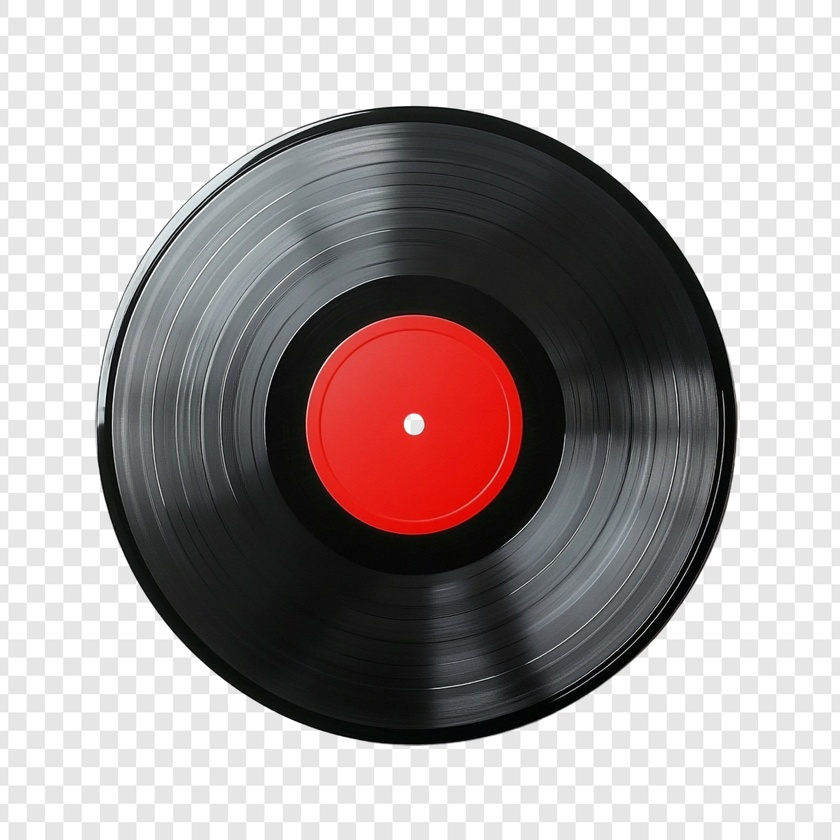
#> input picture e278ed6d-4722-4e6d-bd30-7815c5b10c15.jpg, 840 x 840 px, shrunk from 2500 x 2500 before the run
$ python mask.py e278ed6d-4722-4e6d-bd30-7815c5b10c15.jpg e278ed6d-4722-4e6d-bd30-7815c5b10c15.jpg
#> lines starting #> are read from the running program, lines starting #| are printed output that depends on the picture; after the words box and inside, x2 and y2 are one past the last pixel; in counts of white or black regions, pixels touching at a corner belong together
import sys
from PIL import Image, ImageDraw

def mask_circle(input_path, output_path):
#> called with input_path = 'e278ed6d-4722-4e6d-bd30-7815c5b10c15.jpg', output_path = 'e278ed6d-4722-4e6d-bd30-7815c5b10c15.jpg'
    img = Image.open(input_path).convert("RGBA")

    # Make sure it's square
    size = min(img.size)
#> size = 840

    # Crop to center
    left = (img.size[0] - size) / 2
#> left = 0
    top = (img.size[1] - size) / 2
#> top = 0
    right = (img.size[0] + size) / 2
#> right = 840
    bottom = (img.size[1] + size) / 2
#> bottom = 840
    img = img.crop((left, top, right, bottom))

    # Create circular mask
    mask = Image.new("L", (size, size), 0)
#> mask: PIL image 840x840 L; every value is 0
    draw = ImageDraw.Draw(mask)
    draw.ellipse((0, 0, size, size), fill=255)

    # Apply mask
    img.putalpha(mask)
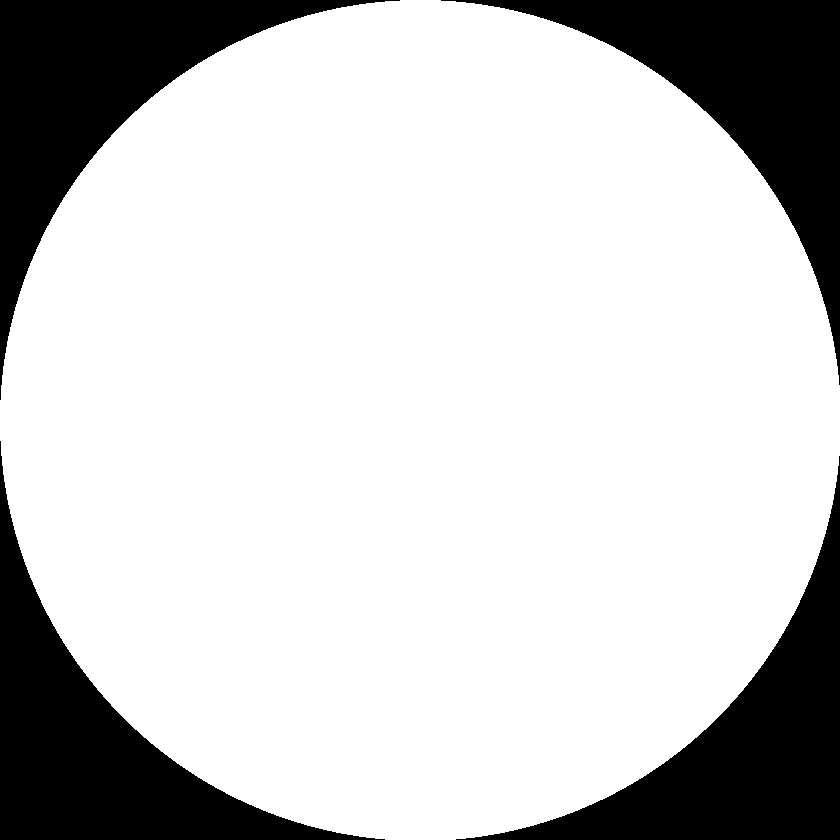
#> mask: PIL image 840x840 L; 78.7% white; 4 black regions, box (x1, y1, x2, y2) and area: (0, 0, 400, 400) 37973, (441, 0, 840, 385) 37573, (0, 441, 385, 840) 37573, (456, 456, 840, 840) 37174
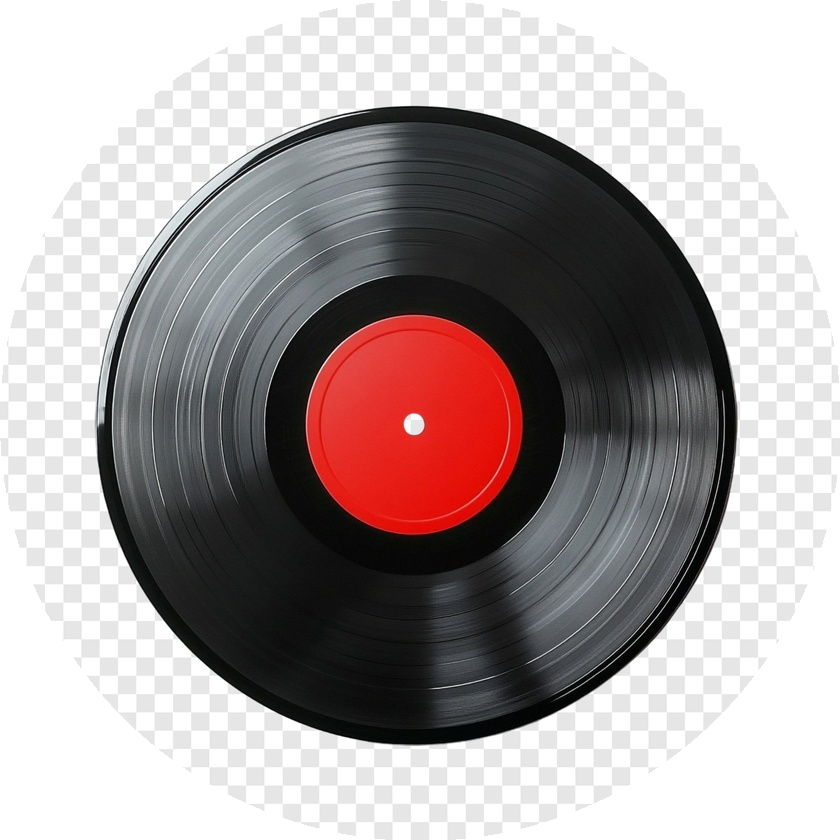
#> img: PIL image 840x840 RGBA; mean R, G, B, A 168, 158.9, 159, 200.7; transparent parts drawn white
    img.save(output_path, "PNG")

if __name__ == "__main__":
    mask_circle(sys.argv[1], sys.argv[2])
